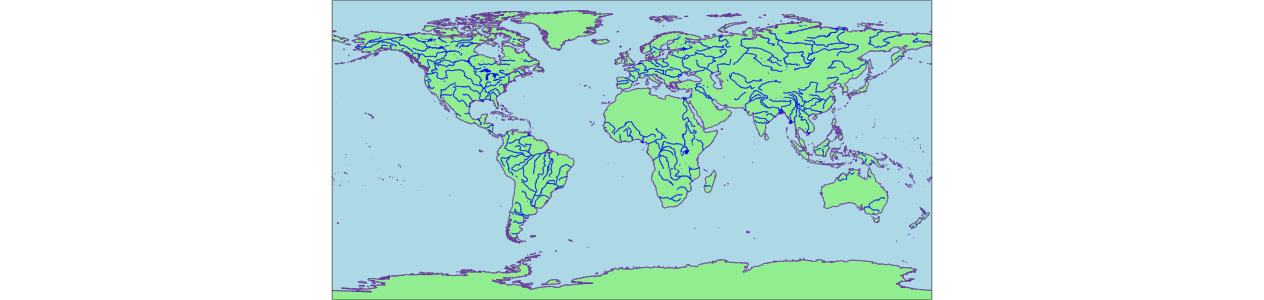

Write the Python code that produced this figure.
import plotly.graph_objects as go # chama o módulo como go para a biblioteca 

fig = go.Figure(go.Scattergeo()) # Cria a fígura e chama o modo geográfico
# Configuração do mapa
fig.update_geos(
    resolution=50, # Resolução em px (pixel)
    showcoastlines=True, coastlinecolor="RebeccaPurple", # Cor das costas do globo
    showland=True, landcolor="LightGreen", # Cor das Ilhas
    showocean=True, oceancolor="LightBlue", # Cor do Oceano
    showlakes=True, lakecolor="Blue", # Cor dos lagos
    showrivers=True, rivercolor="Blue" # Cor dos Rios
)
fig.update_layout(height=300, margin={"r":0,"t":0,"l":0,"b":0}) # configuração de altura e margem

fig.show() # Plota o gráfico
